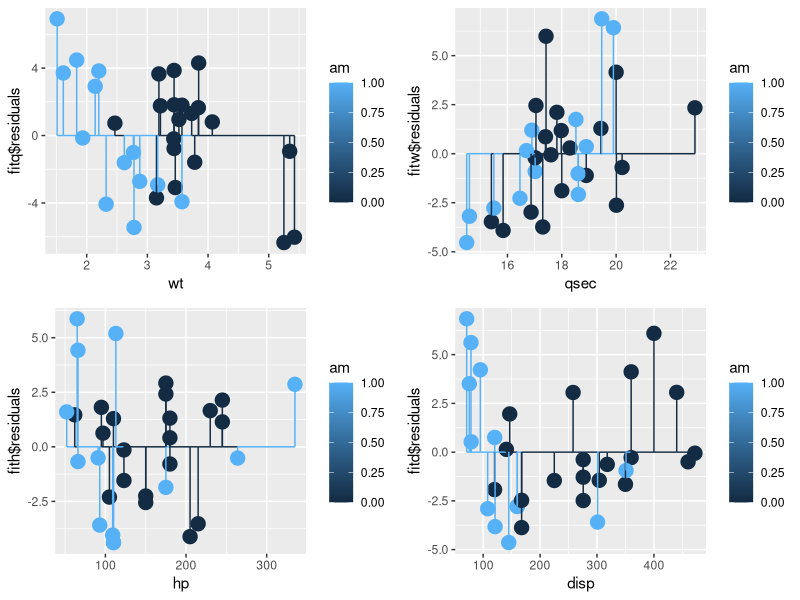

This chart was generated by the following R code:
library(gridExtra)
library(ggplot2)

fitw <- lm(mpg ~ am + wt, mtcars)
fitq <- lm(mpg ~ am + qsec, mtcars)
fith <- lm(mpg ~ am + hp, mtcars)
fitd <- lm(mpg ~ am + disp, mtcars)

y0 = as.numeric(rep(0,32))

g1 <- ggplot(mtcars, aes(x = wt, y = fitq$residuals, colour = am)) + 
  geom_point(aes(size=2)) + scale_size(guide = 'none') + geom_line(y=0) +
  geom_segment(aes(x = mtcars$wt, y=fitq$residuals, xend = mtcars$wt, yend = y0))

g2 <- ggplot(mtcars, aes(x = qsec, y = fitw$residuals, colour = am)) + 
  geom_point(aes(size=2)) + scale_size(guide = 'none') + 
  geom_line(y=0) + geom_segment(aes(x = mtcars$qsec, y=fitw$residuals, xend = mtcars$qsec, yend = y0))

g3 <- ggplot(mtcars, aes(x = hp, y = fith$residuals, colour = am)) + 
  geom_point(aes(size=2)) + scale_size(guide = 'none') + 
  geom_line(y=0) + geom_segment(aes(x = mtcars$hp, y=fith$residuals, xend = mtcars$hp, yend = y0))

g4 <- ggplot(mtcars, aes(x = disp, y = fitd$residuals, colour = am)) + 
  geom_point(aes(size=2)) + scale_size(guide = 'none') + 
  geom_line(y=0) + geom_segment(aes(x = mtcars$disp, y=fitd$residuals, xend = mtcars$disp, yend = y0))

grid.arrange(g1, g2, g3, g4, ncol=2, nrow=2)